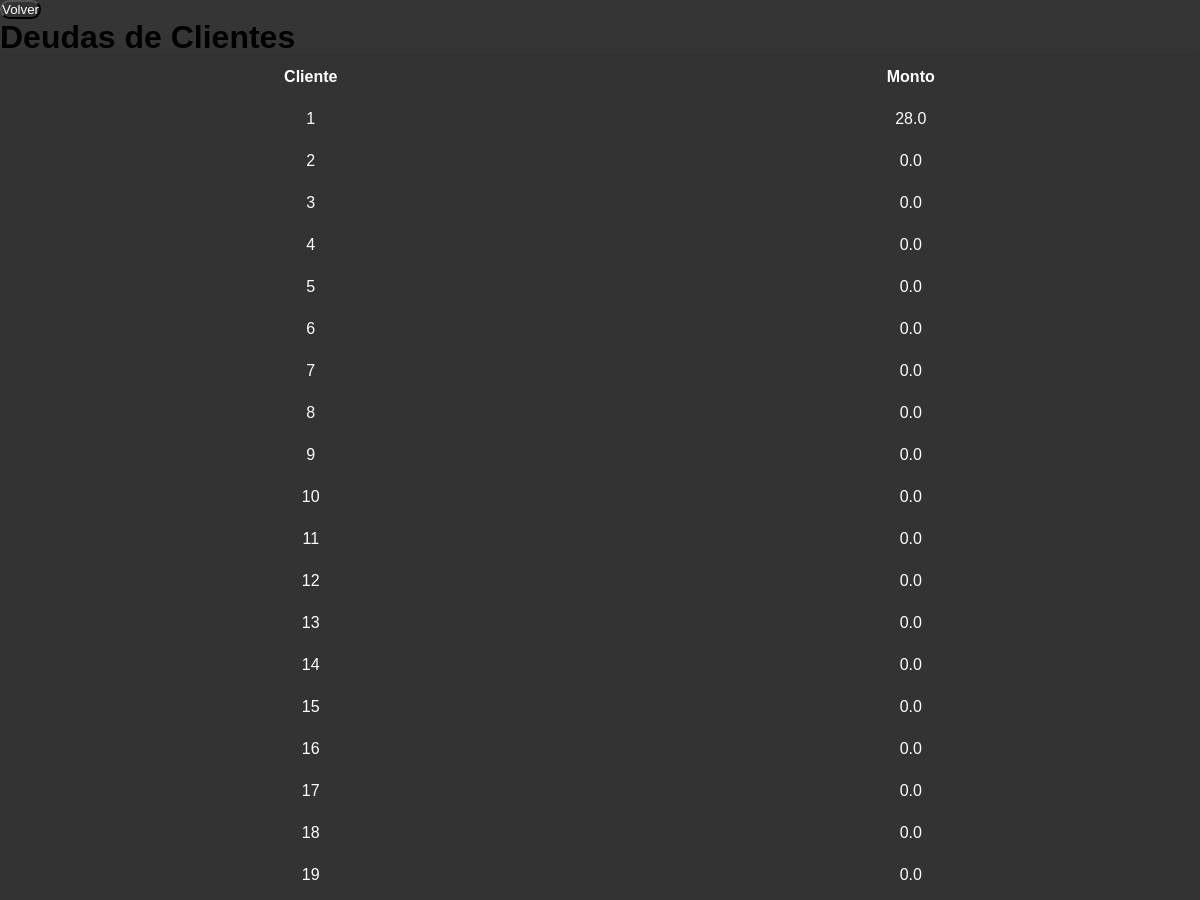
The page /ver_deudas/ver_deudas (upper part) on the database as committed earlier.
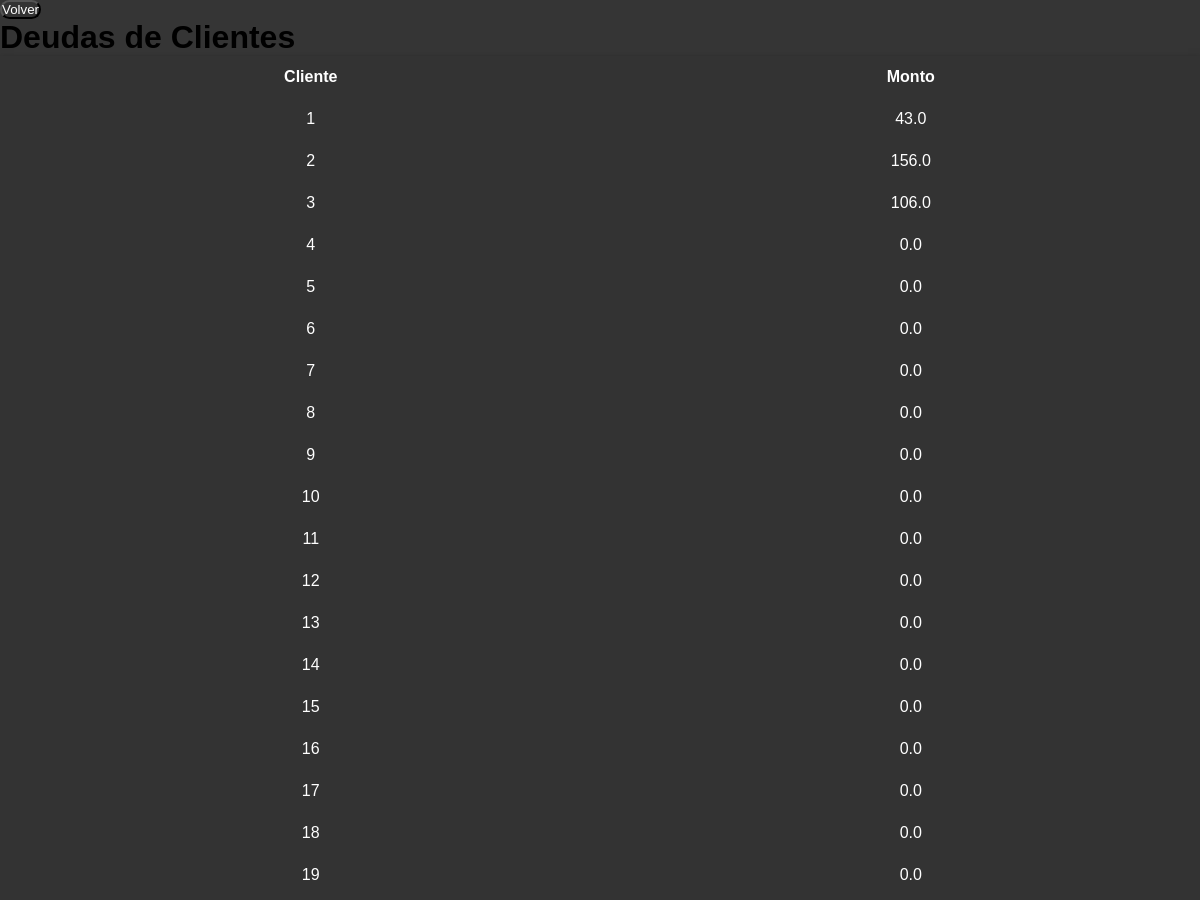
The same page on the database as committed later.
### tables this page shows
CREATE TABLE Deudas (
    cliente_id INTEGER PRIMARY KEY,
    monto_total REAL,
    FOREIGN KEY (cliente_id) REFERENCES "clientes_antiguo"(id)
);

### routes/clientes/subfunciones/ver_deudas.py (the view)
@deudas_bp.route('/ver_deudas')
def ver_deudas():
    db = get_db()
    cursor = db.execute('SELECT * FROM Deudas')
    deudas = cursor.fetchall()
    return render_template('/clientes/ver_deudas.html', deudas=deudas)

### app.py (called while the page is built)
def create_app():
    app = Flask(__name__, template_folder='templates')
    app.config['SECRET_KEY'] = cargar_clave_secreta()
    @app.before_request
    def before_request():
        g.db = get_db()
    @app.teardown_appcontext
    def teardown_appcontext(error):
        close_db(error)
    @app.route('/')
    def index():
        return render_template('index.html')
    app.register_blueprint(ventas_bp)
    app.register_blueprint(compras_bp)
    app.register_blueprint(clientes_bp)
    app.register_blueprint(inventario_bp)
    return app

### routes/database.py (called while the page is built)
def get_db():
    if 'db' not in g:
        g.db = sqlite3.connect(DATABASE)
        g.db.row_factory = sqlite3.Row
    return g.db

### templates/clientes/ver_deudas.html (shortened to what this page needs)
<!DOCTYPE html>
<html lang="es">
<head>
    <link rel="stylesheet" href="/static//css/global/style.css">
</head>
<body>
    <div class="contenido-principal">
        <button onclick="window.history.back()">Volver</button>
        <h1 class="titulo_principal">Deudas de Clientes</h1>
        <table>
            <thead>
                <tr>
                    <th>Cliente</th>
                    <th>Monto</th>
                </tr>
            </thead>
            <tbody>
                {% for deuda in deudas %}
                    <tr>
                        <td>{{ deuda['cliente_id'] }}</td>
                        <td>{{ deuda['monto_total'] }}</td>
                    </tr>
                {% endfor %}
            </tbody>
        </table>
    </div>
</body>
</html>

### static/css/global/style.css (style rules this page uses)
* { margin: 0; padding: 0; box-sizing: border-box; }
body { font-family: Arial, sans-serif; margin: 0; padding: 0; display: flex; flex-direction: column; min-height: 100vh; background-color: rgba(51, 51, 51, 0.99) }

### static/css/components/tablas.css (style rules this page uses)
table { width: 100%; border-collapse: collapse; box-shadow: 0 4px 8px rgba(0, 0, 0, 0.5); }
table th, table td { color: white; background-color: #333 ; padding: 0.75rem; text-align: center; }
table th { background-color: #333; }

### static/css/layouts/botones.css (style rules this page uses)
button { cursor: pointer; color: white; max-width: 100%; background: #333; border-radius: 10px; transition: transform 0.15s, box-shadow 0.15s, background-color 0.6s; }

Rows that differ between the two databases and show on the page:
changed Deudas id 1: monto_total "28.0" → "43.0"
changed Deudas id 2: monto_total "0.0" → "156.0"
changed Deudas id 3: monto_total "0.0" → "106.0"
